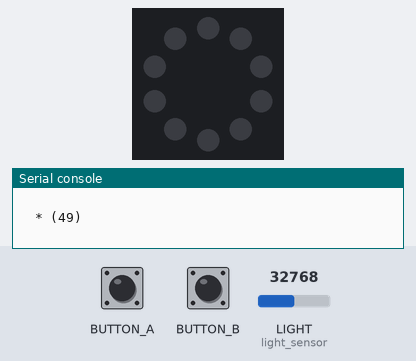
A program run on a simulated Circuit Playground running CircuitPython. Parts: the board's ring of 10 RGB LEDs (number 0 left of the top, counting anticlockwise), the last lines printed to the serial console. The test bench sets the inputs (shaded band); at power-on: LIGHT (light_sensor) = 32768 (analog values on the 0–65535 scale). Dim RGB values are drawn brighter than linear.

Above: at 1.2 s.
1.3 s: button A pressed for 1 s
At 1.66 s:
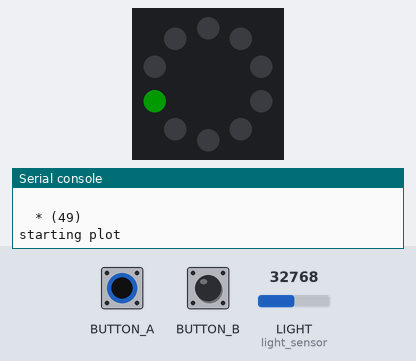
3.8 s: button B pressed for 1 s
At 4.17 s:
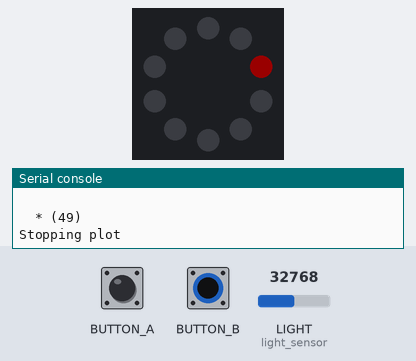
Timing chart, 0 to 6.8 s (numbered marks = the images above; inputs shaded):
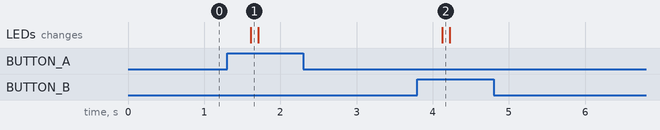

The program:

print_plot.py
```python
# print plot

import board, neopixel, digitalio, analogio
from time import sleep
from adafruit_led_animation.color import BLACK, GREEN, RED
from adafruit_debouncer import Button

PIXEL_COUNT = 10
pixels = neopixel.NeoPixel(board.NEOPIXEL, PIXEL_COUNT)
pixels.brightness = 0.1
pixels.fill(BLACK)

light_sensor = analogio.AnalogIn(board.LIGHT)

button_A_pin = digitalio.DigitalInOut(board.BUTTON_A)
button_A_pin.switch_to_input(pull=digitalio.Pull.DOWN)
button_A = Button(button_A_pin, value_when_pressed=True)

button_B_pin = digitalio.DigitalInOut(board.BUTTON_B)
button_B_pin.switch_to_input(pull=digitalio.Pull.DOWN)
button_B = Button(button_B_pin, value_when_pressed=True)

run_plot = False

DELAY_TIME = 0.1

def blink(p_index, color, delay):
    pixels[p_index] = color
    sleep(delay)
    pixels[p_index] = BLACK


def vmap(value: int, in_min: int, in_max: int, out_min: int, out_max: int) -> int:
    in_delta = in_max - in_min
    out_delta = out_max - out_min
    return int(value * out_delta / in_delta)


print("Press Button A to start plotting light sensor value, press Button B to stop.")
while True:
    button_A.update()
    button_B.update()

    if button_B.pressed:
        run_plot = False
        print("Stopping plot")
        blink(7, RED, DELAY_TIME)
    elif button_A.pressed:
        run_plot = True
        print("starting plot")
        blink (2, GREEN, DELAY_TIME)

    bar_height = vmap(light_sensor.value, 500, 65536, 0, 99)
    print(' ' * bar_height + f'* ({bar_height})')
    sleep(0.2)
```

Measured:
- after the input at 1.3 s, the LEDs: change after 0.31 s (image 1)
- after the input at 3.8 s, the LEDs: change after 0.33 s (image 2)
